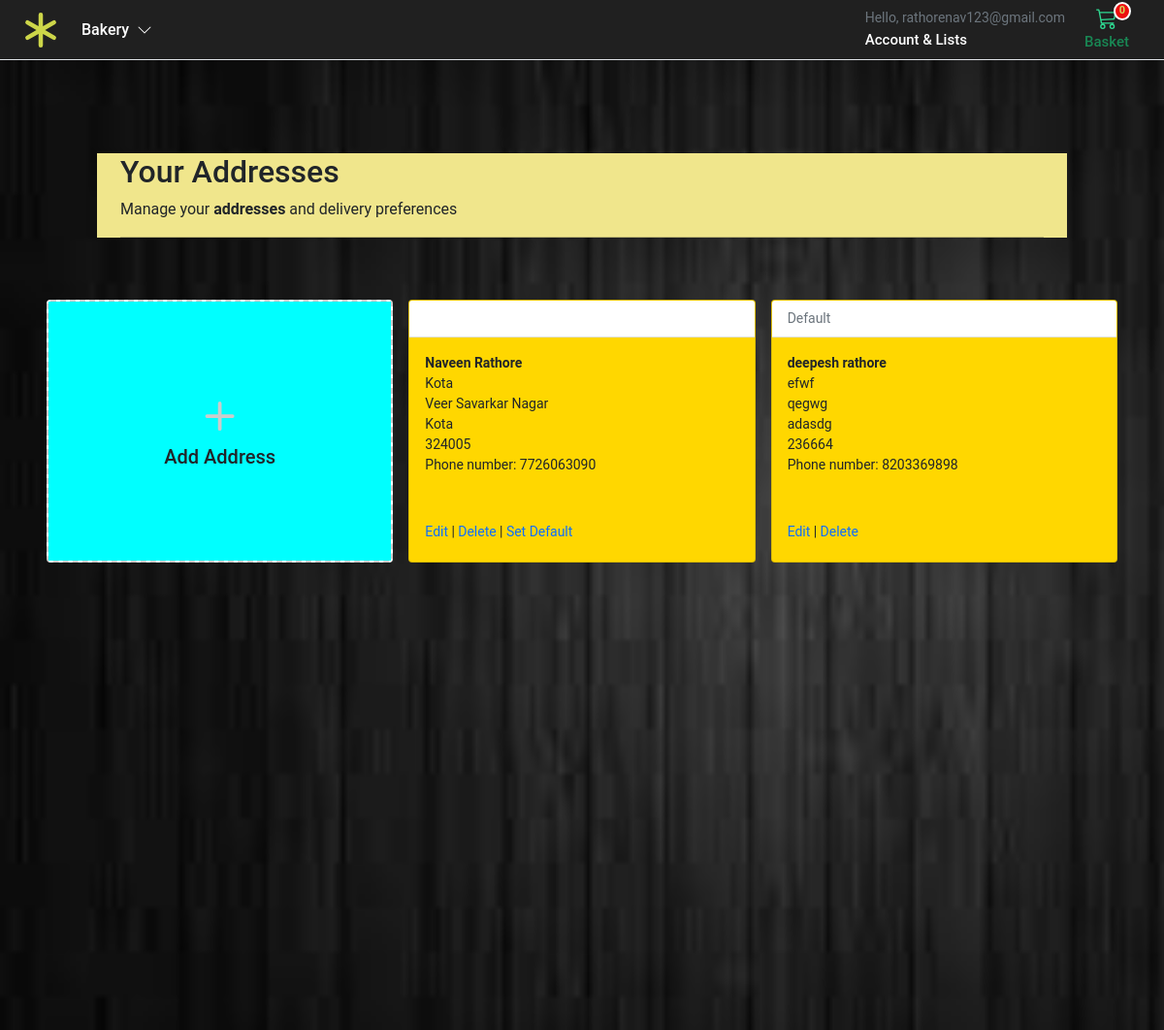
/account/addresses/ (signed in), run on the app's committed database.
### account/models.py (models this page shows, shortened)
class Customer(AbstractBaseUser, PermissionsMixin):
    email = models.EmailField(_('email address'), unique=True)
    name = models.CharField(max_length=100)
    mobile = models.CharField(max_length=15, blank=True)
    is_active = models.BooleanField(default=False)
    is_staff = models.BooleanField(default=False)
    created = models.DateTimeField(auto_now_add=True)
    updated = models.DateTimeField(auto_now=True)
    objects = CustomAccountManager()
    USERNAME_FIELD = 'email'
    REQUIRED_FIELDS = ['name']
    class Meta:
        verbose_name= "Accounts"
        verbose_name_plural = "Accounts"

class Address(models.Model):
    id = models.UUIDField(primary_key=True, default=uuid.uuid4, editable=False)   # this is auto increment id, create a multiple address
    customer = models.ForeignKey(Customer, verbose_name=_("Customer"), on_delete=models.CASCADE)
    full_name = models.CharField(_("Full Name"), max_length=100)
    phone = models.CharField(_("Phone Number"), max_length=15)
    postcode = models.CharField(_("Postcode"), max_length=15)
    address_line = models.CharField(_("Address line 1"), max_length=250)
    address_line2 = models.CharField(_("Address line 2"), max_length=250)
    town_city = models.CharField(_("Town/City/State"), max_length=150)
    delivery_instructions = models.CharField(_("Delivery Instructions"), max_length=150)
    created = models.DateTimeField(_("Created at"), auto_now_add=True)
    updated = models.DateTimeField(_("Updated at"), auto_now=True)
    default = models.BooleanField(_("Default"), default=False)
    class Meta:
        verbose_name= "Address"
        verbose_name_plural = "Addresses"

### account/views.py (the view)
# urls.py: path("addresses/", views.view_address, name="addresses"),
@login_required
def view_address(request):
    addresses = Address.objects.filter(customer=request.user)
    return render(request, "account/dashboard/addresses.html", {"addresses": addresses})

### basket/basket.py (called while the page is built)
    def __len__(self):
        return sum(item['qty'] for item in self.basket.values())

### basket/context_processors.py (called while the page is built)
def basket(request):
    return {'basket': Basket(request)}

### store/models.py (called while the page is built)
    def get_absolute_url(self):
        return reverse("store:category_list", args=[self.slug])

### store/views.py (called while the page is built)
def categories(request):
    return {
        'categories': Category.objects.filter(level=0)   # this is available for every single page
    }

### templates/account/dashboard/addresses.html (shortened to what this page needs)
{% extends "../sub_base.html" %}
{% block sub_content %}
<div class="container t11" style="max-width: 1000px">
  <div class="col-12">
    <h1 class="h2">Your Addresses</h1>
  </div>
  <div class="col-12 d-flex justify-content-between">
    <div>Manage your <b>addresses</b> and delivery preferences</div>
  </div>
  <hr />
</div>
<div class="container pt-5">
  <div class="row row-cols-1 row-cols-sm-2 row-cols-md-3 g-3">
    <div class="col">
      <a href="{% url "account:add_address" %}" class="text-reset text-decoration-none" role="button"
        style="max-width: 540px;">
        <div class="card mb-3 h-100" style="border: dashed 2px #ccc;">
          <div class="row g-0 h-100 g11">
            <div class="col-12" style="min-height:100px">
              <div class="card-body text-center position-absolute top-50 start-50 translate-middle">
                <svg style="color:#ccc;" xmlns="http://www.w3.org/2000/svg" width="60" height="60" fill="currentColor"
                  class="bi bi-plus" viewBox="0 0 16 16">
                  <path
                    d="M8 4a.5.5 0 0 1 .5.5v3h3a.5.5 0 0 1 0 1h-3v3a.5.5 0 0 1-1 0v-3h-3a.5.5 0 0 1 0-1h3v-3A.5.5 0 0 1 8 4z" />
                </svg>
                <h1 class="h5">Add Address</h1>
              </div>
            </div>
          </div>
        </div>
      </a>
    </div>
    {% for address in addresses %}
    <div class="col">
      <div class="card pb-3 g12">
        <div class="card-header bg-white small text-muted">
          {% if address.default %}
            Default
          {% endif %}
        </div>
        <div class="card-body small pb-1">
          <p class="card-text m-0 fw-bold">{{address.full_name}}</p>
          <p class="card-text m-0">{{address.address_line}}</p>
          <p class="card-text m-0">{{address.address_line2}}</p>
          <p class="card-text m-0">{{address.town_city}}</p>
          <p class="card-text m-0">{{address.postcode}}</p>
          <p class="card-text m-0">Phone number: {{address.phone}}</p>
          <div class="pt-5">
            <a href="{% url "account:edit_address" address.id %}" class="text-decoration-none">Edit</a>
            |
            <a href="{% url "account:delete_address" address.id %}" class="text-decoration-none">Delete</a>
            {% if not address.default %}
            | <a href="{% url "account:set_default" address.id %}" class="text-decoration-none">Set Default</a>
            {% endif %}
          </div>
        </div>
      </div>
    </div>
    {% endfor %}
  </div>
</div>
{% endblock sub_content %}

### templates/base.html (shortened to what this page needs)
{% load static %}
<!DOCTYPE html>
<html lang="en">
<head>
  <link href="https://cdn.jsdelivr.net/npm/bootstrap@5.1.3/dist/css/bootstrap.min.css" rel="stylesheet"
>
  <link rel="stylesheet" href="{% static 'main/css/base.css' %}">
  <link rel="stylesheet" href="{% block stylesheet %}{% endblock stylesheet %}">
</head>
<body>
  <header class="pb-0">
    <nav class="navbar navbar-expand-md navbar-light bg-white border-bottom pt-0 py-0">
      <div class="container-fluid px-md-4">
        <div class="d-flex w-100 navbar-collapse">
          <a class="navbar-brand d-flex-inline" href="/">
          </a>
          <ul class="navbar-nav me-auto mb-2 mb-md-0">
            <li class="nav-item dropdown">
              <a class="nav-link dropdown-toggle d-none d-md-block fw500 text-white" href="#" id="navbarDropdown" role="button"
                data-bs-toggle="dropdown" aria-expanded="false">
                Bakery
                <i class="ps-1"><svg xmlns="http://www.w3.org/2000/svg" width="16" height="16" fill="currentColor"
                    class="bi bi-chevron-down" viewBox="0 0 16 16">
                    <path fill-rule="evenodd"
                      d="M1.646 4.646a.5.5 0 0 1 .708 0L8 10.293l5.646-5.647a.5.5 0 0 1 .708.708l-6 6a.5.5 0 0 1-.708 0l-6-6a.5.5 0 0 1 0-.708z" />
                  </svg></i>
              </a>
            </li>
          </ul>
          <div>
            <div class="collapse navbar-collapse" id="navbarSupportedContent2">
              <ul class="navbar-nav me-auto mb-2 mb-lg-0">
                <li class="nav-item dropdown">
                  <a class="nav-link dropdown-toggle text-reset" href="#" id="navbarDropdown" role="button"
                    data-bs-toggle="dropdown" aria-expanded="false">
                    <div class="small text-muted">Hello,
                      {% if user.is_authenticated %}
                        {{ request.user.email }}
                      {% else %}
                      Login
                      {% endif %}
                    </div>
                    <span class="fs15 fw500 text-white">Account &amp; Lists
                    </span>
                  </a>
                </li>
              </ul>
            </div>
          </div>
          <a type="button" role="button" href="{% url "basket:basket_summary" %}"
            class="btn btn-outline-secondary border-0 basket-btn">
            {% with total_qty=basket|length %}
            <div id="basket-qty" class="basket-qty">
              {% if total_qty > 0 %}
              {{ total_qty }}
              {% else %}
              0
              {% endif %}
            </div>
            {% endwith %}
            <div>
            </div>
            <span class="fs15 fw500 text-success">Basket</span>
          </a>
        </div>
      </div>
    </nav>
  </header>
  <main class="main">
    <div id="content">
      {% block content %}{% endblock content %}
    </div>
  </main>
</body>
</html>

### static/main/css/base.css (style rules this page uses)
@media (min-width: 1000px) { .container { max-width: 1200px; } }
@media (max-width: 1200px) { .container { max-width: 100%; padding:0 24px; } }
.dropdown-toggle::after { display: none; }
html, body, p, div { letter-spacing: -0.02px; font-family: 'Roboto', sans-serif; }
.fs15 { font-size: 0.9375rem; }
.fw500 { font-weight: 500; }
.basket-qty { color: rgb(212, 214, 91); background: #ec0e0e; border: 2px solid #fff; border-radius: 50%; text-align: center; font-size: 11px; height: 15px; width: 14px; position: absolute; box-sizing: content-box; font-weight: 600; display: flex; justify-content: center; align-items: center; top: 1px; right: 10px; }
.basket-btn { position: relative; }

### templates/base.html (style rules this page uses)
.main { position: relative; min-height: 1000px; background: url("media/images/black_background.jpg") no-repeat scroll 0px 100% / cover transparent; padding-top: 6rem; }
.container-fluid { background-color: rgb(32, 32, 32); height: 100%; }
.f33 { fill: rgb(205, 214, 73); }
.f34 { fill: rgb(47, 219, 147); }

### templates/account/dashboard/addresses.html (style rules this page uses)
.g11 { background-color: cyan; }
.g12 { background-color: gold; }
.t11 { background-color: khaki; }

### data on the page
Customer: user.email "rathorenav123@gmail.com"
Address: full_name "Naveen Rathore", address_line "Kota", address_line2 "Veer Savarkar Nagar", town_city "Kota", postcode "324005", phone "7726063090", default "Set Default"
Address: default "Default", full_name "deepesh rathore", address_line "efwf", address_line2 "qegwg", town_city "adasdg", postcode "236664", phone "8203369898"
